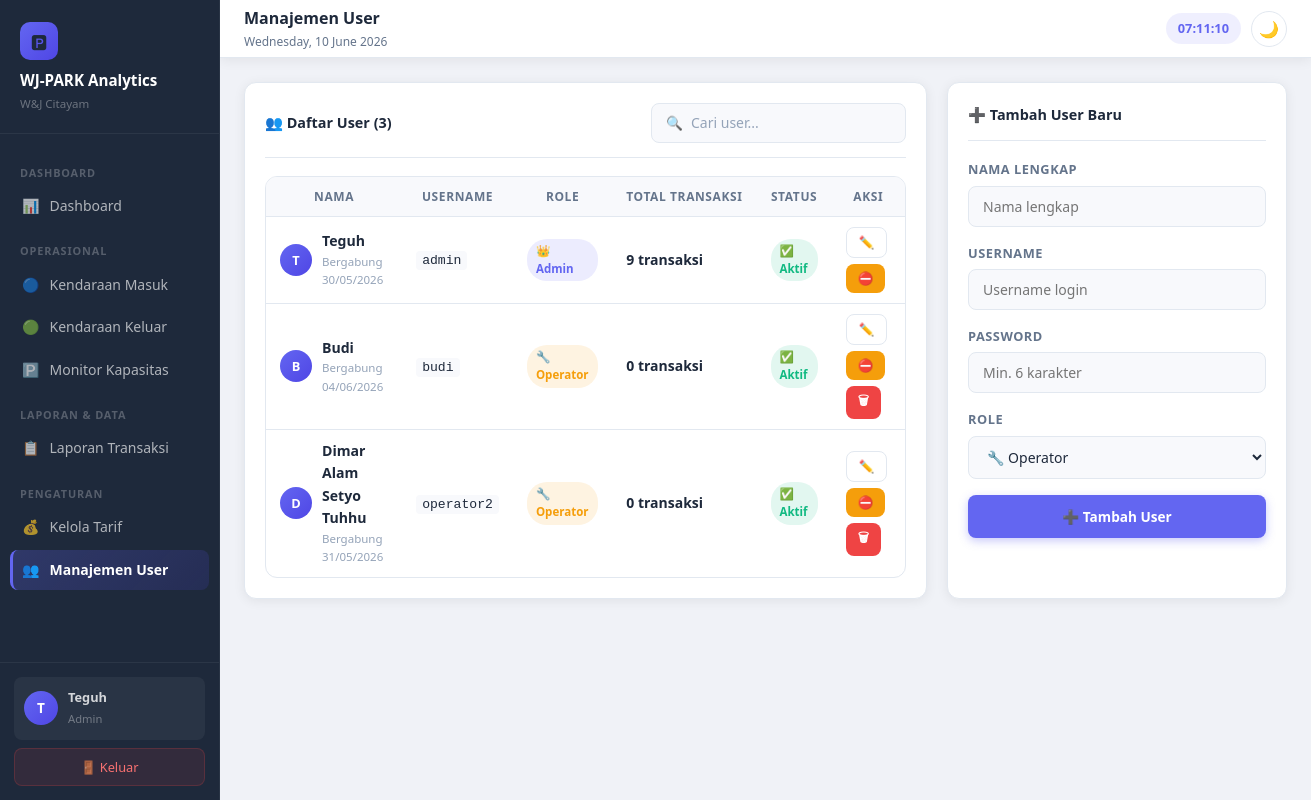
/users.php (signed in), run on the app's committed database.
### tables this page shows
CREATE TABLE `users` (
  `id` int(11) NOT NULL,
  `username` varchar(50) NOT NULL,
  `password` varchar(255) NOT NULL,
  `nama` varchar(100) NOT NULL,
  `role` enum('admin','operator') DEFAULT 'operator',
  `aktif` tinyint(1) DEFAULT 1,
  `created_at` datetime DEFAULT current_timestamp()
);

### users.php (the view, shortened to what this page needs)
<?php
$db = db();
$users = $db->query("SELECT u.*,
    (SELECT COUNT(*) FROM transaksi WHERE id_operator=u.id) AS total_trx
    FROM users u ORDER BY u.role, u.nama")->fetchAll();
include '_layout.php';
?>
<div style="display:grid;grid-template-columns:1fr 340px;gap:20px">
<div class="card">
  <div class="card-header">
    <span class="card-title">👥 Daftar User (<?=count($users)?>)</span>
    <div class="search-box"><span>🔍</span><input type="text" id="tableSearch" placeholder="Cari user..."></div>
  </div>
  <div class="table-wrap">
    <table id="mainTable">
      <thead>
        <tr><th>Nama</th><th>Username</th><th>Role</th><th>Total Transaksi</th><th>Status</th><th>Aksi</th></tr>
      </thead>
      <tbody>
        <?php foreach($users as $u):?>
        <tr>
          <td>
            <div style="display:flex;align-items:center;gap:10px">
              <div style="width:32px;height:32px;border-radius:50%;background:linear-gradient(135deg,var(--primary),#4f46e5);
                display:flex;align-items:center;justify-content:center;color:#fff;font-weight:700;font-size:.8rem;flex-shrink:0">
                <?=strtoupper(substr($u['nama'],0,1))?>
              </div>
              <div>
                <div style="font-weight:600;font-size:.88rem"><?=htmlspecialchars($u['nama'])?></div>
                <div style="font-size:.72rem;color:var(--text3)">Bergabung <?=date('d/m/Y',strtotime($u['created_at']))?></div>
              </div>
            </div>
          </td>
          <td><code style="background:var(--surface2);padding:2px 6px;border-radius:4px;font-size:.82rem"><?=htmlspecialchars($u['username'])?></code></td>
          <td><span class="badge badge-<?=$u['role']?>"><?=$u['role']==='admin'?'👑 Admin':'🔧 Operator'?></span></td>
          <td style="font-weight:600"><?=(int)$u['total_trx']?> transaksi</td>
          <td>
            <span class="badge badge-<?=$u['aktif']?'aktif':'nonaktif'?>">
              <?=$u['aktif']?'✅ Aktif':'⛔ Nonaktif'?>
            </span>
          </td>
          <td>
            <div style="display:flex;gap:6px;flex-wrap:wrap">
              <button class="btn btn-outline btn-sm"
                onclick="editUser(<?=htmlspecialchars(json_encode(['id'=>$u['id'],'nama'=>$u['nama'],'role'=>$u['role'],'username'=>$u['username']]))?>)">
                ✏️
              </button>
              <form method="POST" style="display:inline">
                <button type="submit" class="btn btn-sm <?=$u['aktif']?'btn-warning':'btn-success'?>"
                  title="<?=$u['aktif']?'Nonaktifkan':'Aktifkan'?>"
                  <?=$u['id']==$_SESSION['uid']?'disabled':''?>>
                  <?=$u['aktif']?'⛔':'✅'?>
                </button>
              </form>
              <?php if($u['id']!=(int)$_SESSION['uid']):?>
              <form method="POST" style="display:inline" onsubmit="return confirm('Hapus user <?=htmlspecialchars($u['nama'])?>?')">
                <button type="submit" class="btn btn-danger btn-sm">🗑</button>
              </form>
              <?php endif;?>
            </div>
          </td>
        </tr>
        <?php endforeach;?>
      </tbody>
    </table>
  </div>
</div>
<div class="card">
  <div class="card-header"><span class="card-title">➕ Tambah User Baru</span></div>
  <form method="POST">
    <div class="form-group">
      <label>Nama Lengkap</label>
      <input type="text" name="nama" class="form-control" placeholder="Nama lengkap" required>
    </div>
    <div class="form-group">
      <label>Username</label>
      <input type="text" name="username" class="form-control" placeholder="Username login"
             required pattern="[a-zA-Z0-9_]+" title="Hanya huruf, angka, underscore">
    </div>
    <div class="form-group">
      <label>Password</label>
      <input type="password" name="password" class="form-control" placeholder="Min. 6 karakter"
             required minlength="6">
    </div>
    <div class="form-group">
      <label>Role</label>
      <select name="role" class="form-control">
        <option value="operator">🔧 Operator</option>
      </select>
    </div>
    <button type="submit" class="btn btn-primary btn-block">➕ Tambah User</button>
  </form>
</div>
</div>
<?php include '_layout_end.php';?>

### _layout.php (style rules this page uses)
:root { --bg: #f0f2f7; --surface: #ffffff; --surface2: #f8f9fc; --border: #e2e8f0; --text: #1e293b; --text2: #64748b; --text3: #94a3b8; --primary: #6366f1; --primary-dim: rgba(99,102,241,.1); --success: #10b981; --warning: #f59e0b; --danger: #ef4444; --info: #3b82f6; --nav-bg: #1e293b; --nav-text: rgba(255,255,255,.65); --nav-active: #ffffff; --nav-hover: rgba(255,255,255,.1); --shadow: 0 2px 12px rgba(0,0,0,.07); --shadow-md: 0 4px 24px rgba(0,0,0,.1); --radius: 12px; --radius-sm: 8px; --transition: all .25s ease; }
* { margin:0;padding:0;box-sizing:border-box }
body { font-family:'Segoe UI',system-ui,sans-serif; background:var(--bg);color:var(--text); min-height:100vh;display:flex; transition:var(--transition); font-size:14px;line-height:1.6; }
input,select,textarea,button { font-family:inherit;font-size:14px }
.card { background:var(--surface);border:1px solid var(--border); border-radius:var(--radius);padding:20px;box-shadow:var(--shadow); transition:var(--transition); }
.card-header { display:flex;align-items:center;justify-content:space-between; margin-bottom:18px;padding-bottom:14px;border-bottom:1px solid var(--border); }
.card-title { font-size:.9rem;font-weight:600;color:var(--text);display:flex;align-items:center;gap:8px }
.form-group { margin-bottom:16px }
.form-group label { display:block;font-size:.8rem;font-weight:600;color:var(--text2);margin-bottom:6px;text-transform:uppercase;letter-spacing:.04em }
.form-control { width:100%;padding:10px 14px;border-radius:var(--radius-sm); border:1px solid var(--border);background:var(--surface2); color:var(--text);transition:var(--transition);outline:none; }
.btn { padding:9px 18px;border-radius:var(--radius-sm);border:none; cursor:pointer;font-weight:600;font-size:.85rem; transition:var(--transition);display:inline-flex;align-items:center;gap:6px; }
.btn-primary { background:var(--primary);color:#fff;box-shadow:0 3px 10px rgba(99,102,241,.35) }
.btn-danger { background:var(--danger);color:#fff }
.btn-warning { background:var(--warning);color:#fff }
.btn-outline { background:transparent;border:1px solid var(--border);color:var(--text2) }
.btn-sm { padding:6px 12px;font-size:.78rem }
.btn-block { width:100%;justify-content:center;padding:12px }
.table-wrap { overflow-x:auto;border-radius:var(--radius);border:1px solid var(--border) }
table { width:100%;border-collapse:collapse }
thead th { background:var(--surface2);color:var(--text2);font-size:.75rem; font-weight:600;text-transform:uppercase;letter-spacing:.05em; padding:10px 14px;white-space:nowrap;border-bottom:1px solid var(--border); }
tbody td { padding:10px 14px;border-bottom:1px solid var(--border);color:var(--text);vertical-align:middle }
tbody tr:last-child td { border-bottom:none }
.badge { display:inline-flex;align-items:center;gap:4px;padding:3px 9px;border-radius:20px;font-size:.72rem;font-weight:600 }
.badge-admin { background:rgba(99,102,241,.12);color:var(--primary) }
.badge-operator { background:rgba(245,158,11,.12);color:var(--warning) }
.badge-aktif { background:rgba(16,185,129,.12);color:var(--success) }
.search-box { display:flex;align-items:center;gap:8px; padding:8px 14px;border-radius:var(--radius-sm); border:1px solid var(--border);background:var(--surface2); color:var(--text);font-size:.85rem; }
.search-box input { border:none;background:transparent;outline:none;color:var(--text);width:200px }
.search-box input::placeholder { color:var(--text3) }

### data on the page
users: nama "T", nama "Teguh", created_at "30/05/2026", username "admin", role "👑 Admin", total_trx "9", aktif "✅ Aktif"
users: nama "B", nama "Budi", created_at "04/06/2026", username "budi", role "🔧 Operator", total_trx "0", aktif "✅ Aktif"
users: nama "D", nama "Dimar Alam Setyo Tuhhu", created_at "31/05/2026", username "operator2", role "🔧 Operator", total_trx "0", aktif "✅ Aktif"

### other printed values
APP_NAME "WJ-PARK Analytics"
$icon "📊 🔵 🟢 🅿️ 📋 💰 👥"
$label "Dashboard Kendaraan Masuk Kendaraan Keluar Monitor Kapasitas Laporan Transaksi Kelola Tarif Manajemen User"
substr($user_nama,0,1) "T"
$user_nama "Teguh"
$user_role "Admin"
$pageTitle "Manajemen User"
count($users) "3"
